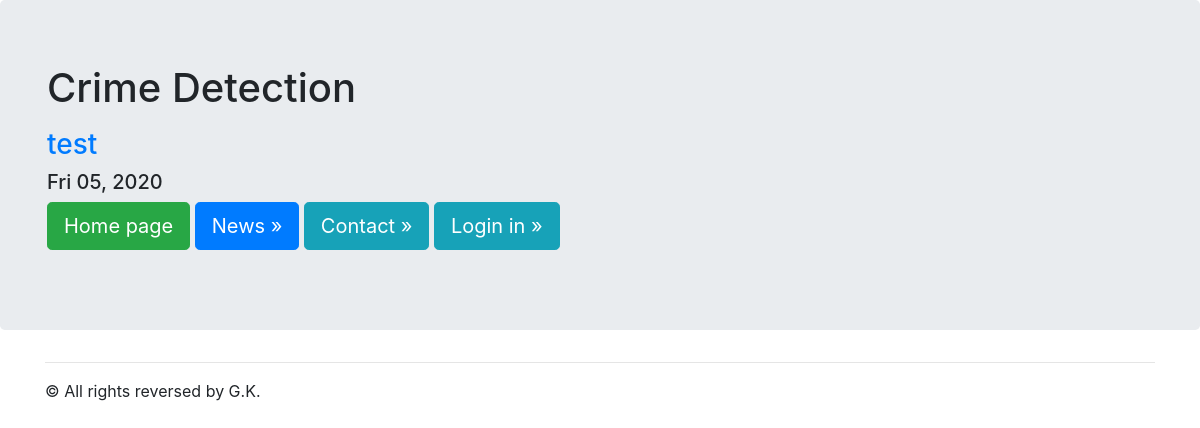
The page /news/ on the database as committed earlier.
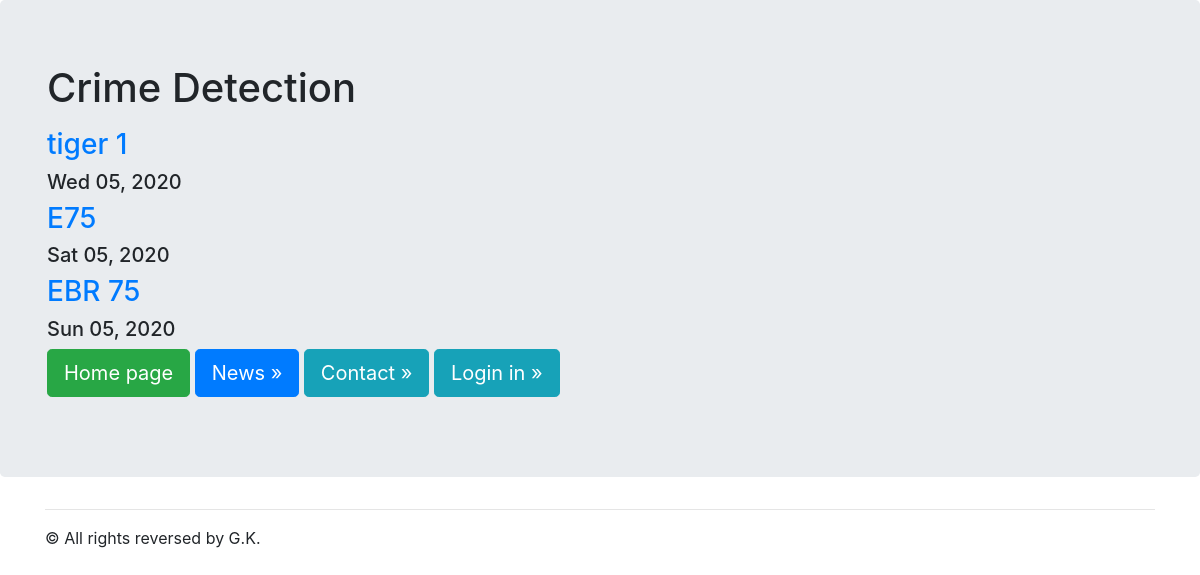
The same page on the database as committed later.
### news/models.py (models this page shows, shortened)
class Articles(models.Model):
    title = models.CharField(max_length=120)
    post = models.TextField()
    date = models.DateTimeField()
    image=models.ImageField(null=True, blank=True,upload_to="images/")
    objects = models.Manager()
    def bit (self):
        if self.image:
            return u'<img src="%s" width="70"/>'% self.article_image.url
        else:
            return u'(none)'
    bit.allow_tags = True

### news/templates/news/posts.html
{% extends "mainApp/wrapper.html" %}
{% block content %}
    {% for post in object_list %}
    <a href="/news/{{post.id}}"><h3>{{post.title}}</h3></a>
    <h5>{{post.date|date:"D m, Y"}}</h5>
    {% endfor %}
{% endblock %}

Rows that differ between the two databases and show on the page:
removed Articles: title "test", date "Fri 05, 2020"
added Articles: title "tiger 1", date "Wed 05, 2020"
added Articles: title "E75", date "Sat 05, 2020"
added Articles: title "EBR 75", date "Sun 05, 2020"
